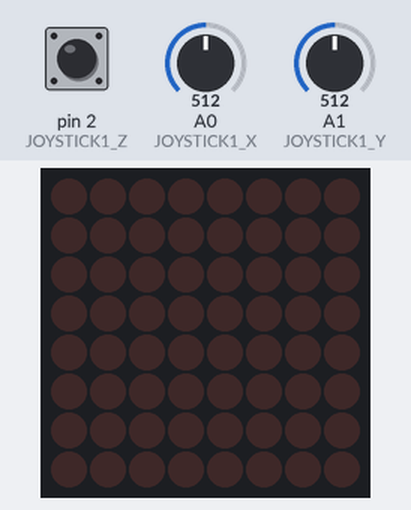
A sketch run on a simulated Arduino Uno, built with avr-gcc and run on an emulated ATmega328P. Parts: 8×8 LED matrix. Inputs (shaded band) come from the test bench; at power-on: A0 (JOYSTICK1_X) = 512, A1 (JOYSTICK1_Y) = 512, pin 2 (JOYSTICK1_Z) HIGH. What the sketch prints to the serial monitor is not drawn.

Above: at 1.2 s.
1.3 s: A0 (JOYSTICK1_X) set to 534
2.8 s: A0 (JOYSTICK1_X) set to 564
At 2.87 s:
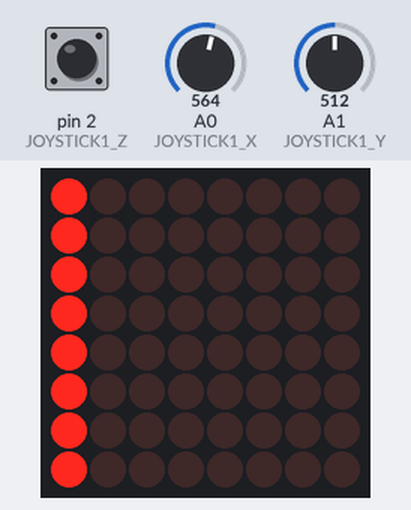
5.8 s: A1 (JOYSTICK1_Y) set to 543
8.8 s: A1 (JOYSTICK1_Y) set to 567
At 10.1 s:
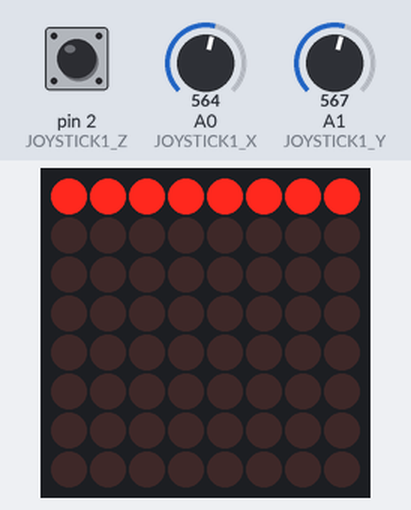
11.8 s: pin 2 (JOYSTICK1_Z) pulled LOW for 1 s
At 14.8 s:
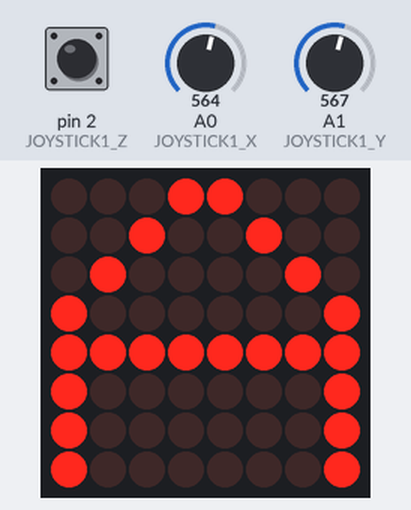
15.8 s: pin 2 (JOYSTICK1_Z) pulled LOW for 3.2 s
At 20.1 s:
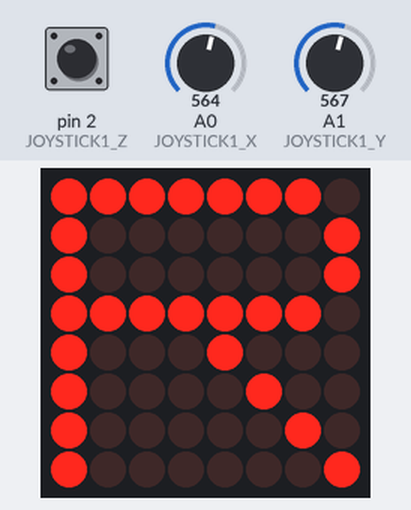

Measured:
- the behaviour switches between 550 and 551 on A0 (JOYSTICK1_X) (found by bisection; images 0 and 1)
- the behaviour switches between 550 and 551 on A1 (JOYSTICK1_Y) (found by bisection; images 1 and 2)
- after the input at 1.3 s, every drawn part: stays the same
- after the input at 2.8 s, the display: changes at once (image 1)
- after the input at 8.8 s, the display: first differs from a run without the input after 1.3 s (image 2)
- after the input at 11.8 s, the display: first differs from a run without the input after 2.6 s (image 3)
- after the input at 15.8 s, the display: first differs from a run without the input after 3.4 s (image 4 shows a later state)
- what the display in image 3 shows lasts 0.5 s, from 14.4 s to 14.9 s

The sketch:

sketch_control_waves_left_right_up_down.ino
```cpp
#include <LedControl.h>

const int JOYSTICK1_X = A0;
const int JOYSTICK1_Y = A1;
const int JOYSTICK1_Z = 2;

LedControl lc = LedControl(12, 10, 11, 1);
const byte name[6][8] = {
  { B00011000, B00100100, B01000010, B10000001, B11111111, B10000001, B10000001, B10000001 },
  { B11111110, B10000001, B10000001, B11111110, B10001000, B10000100, B10000010, B10000001 },
  { B10000001, B11000011, B10100101, B10011001, B10000001, B10000001, B10000001, B10000001 },
  { B01111110, B10000001, B10000001, B10000001, B10000001, B10000001, B10000001, B01111110 },
  { B10000001, B11000001, B10100001, B10010001, B10001001, B10000101, B10000011, B10000001 },
  { B11111000, B10000100, B10000010, B10000001, B10000001, B10000010, B10000100, B11111000 }
};

void setup() {
  Serial.begin(9600);

  pinMode(JOYSTICK1_X, INPUT);
  pinMode(JOYSTICK1_Y, INPUT);
  pinMode(JOYSTICK1_Z, INPUT_PULLUP);

  lc.shutdown(0, false);
  lc.setIntensity(0, 8);
  lc.clearDisplay(0);

  Serial.println("Setup complete");
}

void loop() {
  const int joystick1_x = analogRead(JOYSTICK1_X);
  const int joystick1_y = analogRead(JOYSTICK1_Y);
  const int joystick1_z = digitalRead(JOYSTICK1_Z);
  static bool buttonToggle = false;

  if (joystick1_x > 550) {
    for (int i = 0; i < 8; i++) {
      lc.setColumn(0, i, B11111111);
      delay(100);
      lc.clearDisplay(0);
    }
  } else if (joystick1_x < 380) {
    for (int i = 7; i > -1; i--) {
      lc.setColumn(0, i, B11111111);
      delay(100);
      lc.clearDisplay(0);
    }
  }

  if (joystick1_y > 550) {
    for (int i = 0; i < 8; i++) {
      lc.setRow(0, i, B11111111);
      delay(100);
      lc.clearDisplay(0);
    }
  } else if (joystick1_y < 380) {
    for (int i = 7; i > -1; i--) {
      lc.setRow(0, i, B11111111);
      delay(100);
      lc.clearDisplay(0);
    }
  }

  if (joystick1_z == 0) {
    buttonToggle = !buttonToggle;
    delay(100);
  }

  if (buttonToggle == true) {
    for (int x = 0; x < 6; x++) {
      for (int i = 0; i < 8; i++) {
        lc.setRow(0, i, name[x][i]);
      }
      delay(500);
      lc.clearDisplay(0);
    }

    buttonToggle = !buttonToggle;
  } else {
    lc.clearDisplay(0);
  }

  delay(100);
}
```
